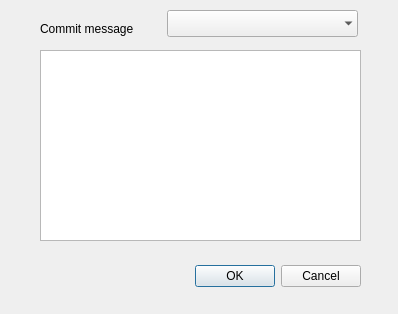
<?xml version="1.0" encoding="UTF-8"?>
<ui version="4.0">
 <class>CommitMsgDialog</class>
 <widget class="QDialog" name="CommitMsgDialog">
  <property name="geometry">
   <rect>
    <x>0</x>
    <y>0</y>
    <width>398</width>
    <height>314</height>
   </rect>
  </property>
  <property name="windowTitle">
   <string>Commit versioned layers</string>
  </property>
  <widget class="QDialogButtonBox" name="buttonBox">
   <property name="geometry">
    <rect>
     <x>20</x>
     <y>260</y>
     <width>341</width>
     <height>32</height>
    </rect>
   </property>
   <property name="orientation">
    <enum>Qt::Horizontal</enum>
   </property>
   <property name="standardButtons">
    <set>QDialogButtonBox::Cancel|QDialogButtonBox::Ok</set>
   </property>
  </widget>
  <widget class="QPlainTextEdit" name="commitMessage">
   <property name="geometry">
    <rect>
     <x>40</x>
     <y>50</y>
     <width>321</width>
     <height>191</height>
    </rect>
   </property>
  </widget>
  <widget class="QLabel" name="label_4">
   <property name="geometry">
    <rect>
     <x>40</x>
     <y>20</y>
     <width>311</width>
     <height>18</height>
    </rect>
   </property>
   <property name="text">
    <string>Commit message</string>
   </property>
  </widget>
  <widget class="QComboBox" name="pg_users_combobox">
   <property name="enabled">
    <bool>true</bool>
   </property>
   <property name="geometry">
    <rect>
     <x>167</x>
     <y>10</y>
     <width>191</width>
     <height>27</height>
    </rect>
   </property>
   <property name="mouseTracking">
    <bool>false</bool>
   </property>
   <property name="acceptDrops">
    <bool>false</bool>
   </property>
   <property name="statusTip">
    <string notr="true" extracomment="Select user"/>
   </property>
   <property name="autoFillBackground">
    <bool>false</bool>
   </property>
   <property name="editable">
    <bool>false</bool>
   </property>
   <property name="currentIndex">
    <number>-1</number>
   </property>
   <property name="maxVisibleItems">
    <number>100</number>
   </property>
   <property name="maxCount">
    <number>2147483643</number>
   </property>
   <property name="frame">
    <bool>false</bool>
   </property>
  </widget>
 </widget>
 <resources/>
 <connections>
  <connection>
   <sender>buttonBox</sender>
   <signal>accepted()</signal>
   <receiver>CommitMsgDialog</receiver>
   <slot>accept()</slot>
   <hints>
    <hint type="sourcelabel">
     <x>248</x>
     <y>254</y>
    </hint>
    <hint type="destinationlabel">
     <x>157</x>
     <y>274</y>
    </hint>
   </hints>
  </connection>
  <connection>
   <sender>buttonBox</sender>
   <signal>rejected()</signal>
   <receiver>CommitMsgDialog</receiver>
   <slot>reject()</slot>
   <hints>
    <hint type="sourcelabel">
     <x>316</x>
     <y>260</y>
    </hint>
    <hint type="destinationlabel">
     <x>286</x>
     <y>274</y>
    </hint>
   </hints>
  </connection>
  <connection>
   <sender>pg_users_combobox</sender>
   <signal>currentIndexChanged(QString)</signal>
   <receiver>CommitMsgDialog</receiver>
   <slot>setFocus()</slot>
   <hints>
    <hint type="sourcelabel">
     <x>262</x>
     <y>23</y>
    </hint>
    <hint type="destinationlabel">
     <x>198</x>
     <y>156</y>
    </hint>
   </hints>
  </connection>
 </connections>
</ui>
